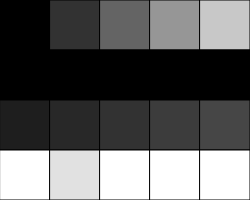
Frame 1 (no input)
Frame 60 (no input): identical to frame 1, image omitted
Frame 120 (the mouse pressed at the canvas centre since frame 60): identical to frame 1, image omitted

The p5.js sketch that drew this single still picture (run headless with seeded random() and noise() and a simulated clock; from frame 60 on, the mouse is pressed at the canvas centre):

// p5.js sketch
// ── sketch.js
// Project Title
// Your Name
// Date
//
// Extra for Experts:
// - describe what you did to take this project "above and beyond"

let grid = 
[ [0  , 50  , 100 , 150 , 200],
  [0  ,  0  ,   0 ,   0 ,   0],
  [30 , 40  , 50  , 60  ,  70],
  [255, 225 , 255 , 255 , 255]

];

let squareSize = 50;
const NUM_ROWS = 4; const NUM_COLS = 5;


function setup() {
  createCanvas(NUM_COLS*squareSize, NUM_ROWS*squareSize);
}

function draw() {
  background(220);
  drawGrid();
}

function drawGrid(){
  for(let y = 0; y<NUM_ROWS ; y++){
    for(let x = 0; x<NUM_COLS; x++){
      let fillValue = grid[y][x];
      fill(fillValue);
      square(x*squareSize,y*squareSize,squareSize);      
    }
  }
}
